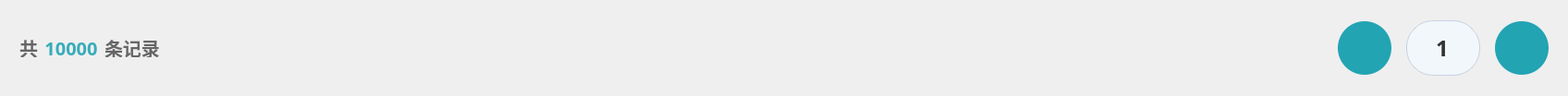
<?xml version="1.0" encoding="UTF-8"?>
<ui version="4.0">
 <class>TablePageTurnSwitch</class>
 <widget class="QWidget" name="TablePageTurnSwitch">
  <property name="geometry">
   <rect>
    <x>0</x>
    <y>0</y>
    <width>1696</width>
    <height>104</height>
   </rect>
  </property>
  <property name="windowTitle">
   <string>Form</string>
  </property>
  <layout class="QHBoxLayout" name="horizontalLayout_3">
   <item>
    <spacer name="horizontalSpacer_3">
     <property name="orientation">
      <enum>Qt::Horizontal</enum>
     </property>
     <property name="sizeType">
      <enum>QSizePolicy::Fixed</enum>
     </property>
     <property name="sizeHint" stdset="0">
      <size>
       <width>10</width>
       <height>20</height>
      </size>
     </property>
    </spacer>
   </item>
   <item>
    <layout class="QHBoxLayout" name="horizontalLayout_2">
     <item>
      <widget class="QLabel" name="label">
       <property name="minimumSize">
        <size>
         <width>20</width>
         <height>20</height>
        </size>
       </property>
       <property name="maximumSize">
        <size>
         <width>20</width>
         <height>20</height>
        </size>
       </property>
       <property name="styleSheet">
        <string notr="true">width: 116px;
height: 19px;
font-family: PingFang SC;
font-weight: bold;
font-size: 20px;
color: #666666;
line-height: 121px;</string>
       </property>
       <property name="text">
        <string>共</string>
       </property>
      </widget>
     </item>
     <item>
      <widget class="QLabel" name="lab_all">
       <property name="minimumSize">
        <size>
         <width>60</width>
         <height>20</height>
        </size>
       </property>
       <property name="maximumSize">
        <size>
         <width>60</width>
         <height>20</height>
        </size>
       </property>
       <property name="styleSheet">
        <string notr="true">width: 116px;
height: 19px;
font-family: PingFang SC;
font-weight: bold;
font-size: 20px;
color: #37acba;
line-height: 121px;</string>
       </property>
       <property name="text">
        <string>10000</string>
       </property>
       <property name="alignment">
        <set>Qt::AlignCenter</set>
       </property>
      </widget>
     </item>
     <item>
      <widget class="QLabel" name="label_3">
       <property name="minimumSize">
        <size>
         <width>100</width>
         <height>20</height>
        </size>
       </property>
       <property name="maximumSize">
        <size>
         <width>100</width>
         <height>20</height>
        </size>
       </property>
       <property name="styleSheet">
        <string notr="true">width: 116px;
height: 19px;
font-family: PingFang SC;
font-weight: bold;
font-size: 20px;
color: #666666;
line-height: 121px;</string>
       </property>
       <property name="text">
        <string>条记录</string>
       </property>
      </widget>
     </item>
    </layout>
   </item>
   <item>
    <spacer name="horizontalSpacer_4">
     <property name="orientation">
      <enum>Qt::Horizontal</enum>
     </property>
     <property name="sizeHint" stdset="0">
      <size>
       <width>714</width>
       <height>20</height>
      </size>
     </property>
    </spacer>
   </item>
   <item>
    <layout class="QHBoxLayout" name="horizontalLayout">
     <item>
      <widget class="QPushButton" name="btn_left">
       <property name="minimumSize">
        <size>
         <width>58</width>
         <height>58</height>
        </size>
       </property>
       <property name="maximumSize">
        <size>
         <width>58</width>
         <height>58</height>
        </size>
       </property>
       <property name="styleSheet">
        <string notr="true">width: 58px;
height: 58px;
background: #22A4B3;
border-radius: 29px;
font-size: 12px;
font-weight: bold;
color: #000000;

image: url(:/suzhou/btn_arrow_left.png);</string>
       </property>
       <property name="text">
        <string/>
       </property>
      </widget>
     </item>
     <item>
      <spacer name="horizontalSpacer">
       <property name="orientation">
        <enum>Qt::Horizontal</enum>
       </property>
       <property name="sizeType">
        <enum>QSizePolicy::Fixed</enum>
       </property>
       <property name="sizeHint" stdset="0">
        <size>
         <width>10</width>
         <height>20</height>
        </size>
       </property>
      </spacer>
     </item>
     <item>
      <widget class="QLineEdit" name="edit_msg">
       <property name="sizePolicy">
        <sizepolicy hsizetype="Fixed" vsizetype="Fixed">
         <horstretch>0</horstretch>
         <verstretch>0</verstretch>
        </sizepolicy>
       </property>
       <property name="minimumSize">
        <size>
         <width>80</width>
         <height>60</height>
        </size>
       </property>
       <property name="maximumSize">
        <size>
         <width>80</width>
         <height>60</height>
        </size>
       </property>
       <property name="toolTipDuration">
        <number>-4</number>
       </property>
       <property name="styleSheet">
        <string notr="true">width: 402px;
height: 58px;
background: #F2F7FB;
border-radius: 29px;
border: 1px solid rgba(170,189,212,0.6);
font-family: PingFang SC;
font-weight: bold;
font-size: 24px;
color: #333333;
line-height: 35px;</string>
       </property>
       <property name="text">
        <string>1</string>
       </property>
       <property name="alignment">
        <set>Qt::AlignCenter</set>
       </property>
      </widget>
     </item>
     <item>
      <spacer name="horizontalSpacer_2">
       <property name="orientation">
        <enum>Qt::Horizontal</enum>
       </property>
       <property name="sizeType">
        <enum>QSizePolicy::Fixed</enum>
       </property>
       <property name="sizeHint" stdset="0">
        <size>
         <width>10</width>
         <height>20</height>
        </size>
       </property>
      </spacer>
     </item>
     <item>
      <widget class="QPushButton" name="btn_right">
       <property name="minimumSize">
        <size>
         <width>58</width>
         <height>58</height>
        </size>
       </property>
       <property name="maximumSize">
        <size>
         <width>58</width>
         <height>58</height>
        </size>
       </property>
       <property name="styleSheet">
        <string notr="true">width: 58px;
height: 58px;
background: #22A4B3;
border-radius: 29px;
font-size: 12px;
font-weight: bold;
color: #000000;

image: url(:/suzhou/btn_arrow_right.png);</string>
       </property>
       <property name="text">
        <string/>
       </property>
      </widget>
     </item>
    </layout>
   </item>
   <item>
    <spacer name="horizontalSpacer_5">
     <property name="orientation">
      <enum>Qt::Horizontal</enum>
     </property>
     <property name="sizeType">
      <enum>QSizePolicy::Fixed</enum>
     </property>
     <property name="sizeHint" stdset="0">
      <size>
       <width>10</width>
       <height>20</height>
      </size>
     </property>
    </spacer>
   </item>
  </layout>
 </widget>
 <resources/>
 <connections/>
</ui>
